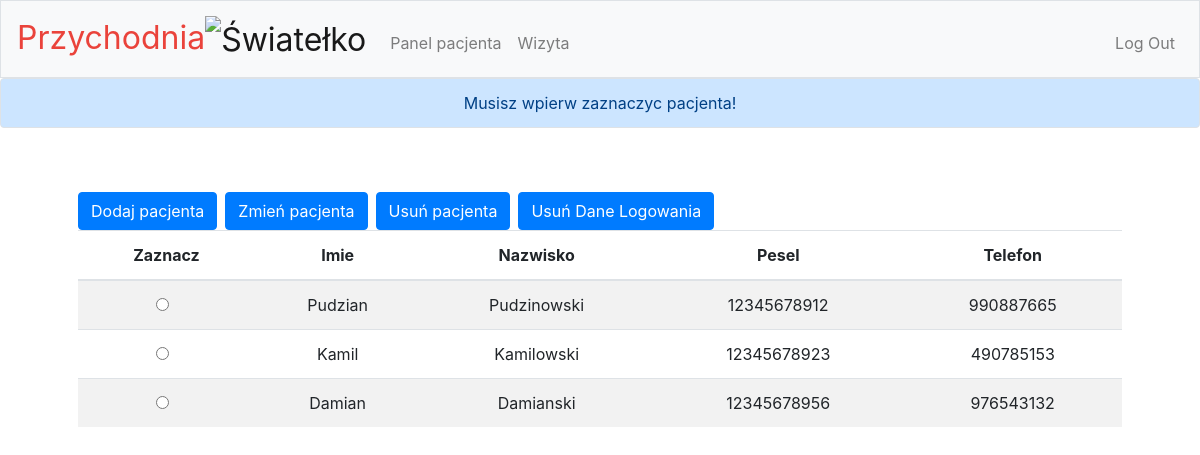
/pacjent_update (signed in), run on the app's committed database.
### tables this page shows
CREATE TABLE Pacjent(id integer PRIMARY KEY, Name TEXT, Surname TEXT, Pesel TEXT, Telefon TEXT, Users_id INTEGER NOT NULL, FOREIGN KEY (Users_id) REFERENCES Users (id));

### app.py (the view, shortened to what this page needs)
@app.route('/pacjent_update', methods=['GET', 'POST']) #TODO logowanie
@login_required
def pacjent_update():
    if request.method == "GET":
        session.pop('_flashes', None)
        global id
        id = request.args.get("id")
        if not id:
            con = sqlite3.connect("db.db")
            cur = con.cursor()
            columns = ["Imie", "Nazwisko", "Pesel", "Telefon"]
            cur.execute(
                "select id, Name, Surname, Pesel, Telefon from Pacjent")
            rows = cur.fetchall()
            flash("Musisz wpierw zaznaczyc pacjenta!")
            return render_template("pacjent.html", columns=columns, rows=rows)

### app.py (called while the page is built)
def login_required(f):
    @wraps(f)
    def decorated_function(*args, **kwargs):
        if session.get("user_id") is None:
            return redirect("/login")
        return f(*args, **kwargs)
    return decorated_function

### templates/pacjent.html (shortened to what this page needs)
{% extends "layout.html" %}
{% block main %}
    <div class="btn-toolbar" role="toolbar">
        <div class="btn-group mr-2" role="group">
        <form method="get" action="/pacjent_create">
            <button class="btn btn-primary" type="submit">Dodaj pacjenta</button>
        </form>
        </div>
        <div class="btn-group mr-2" role="group">
        <form method="get" action="/pacjent_update">
               <button name="id" value="" onclick="getValue()" id="update" class="btn btn-primary" type="submit">Zmień pacjenta</button>
        </form>
        </div>
         <div class="btn-group mr-2" role="group">
            <form method="get" action="/pacjent_delete">
               <button name="id" value="" onclick="getValue()" id="delete" class="btn btn-primary" type="submit">Usuń pacjenta</button>
        </form>
         </div>
        <div class="btn-group mr-2" role="group">
            <form method="get" action="/pacjent_deleteuser">
               <button name="id" value="" onclick="getValue()" id="deleteuser" class="btn btn-primary" type="submit">Usuń Dane Logowania</button>
        </form>
        </div>
    </div>
    <table class="table table-striped">
        <thead class>
        <tr>
            <th scope="col">Zaznacz</th>
            {% for column in columns %}
                <th scope="col">{{ column }}</th>
            {% endfor %}
        </tr>
        </thead>
        <tbody>
        {% for row in rows %}
            <tr>
                <td>
                    <div class="form-check">
                        <input type="radio" class="form-check-input zaznacz" name="check" id="{{ row[0] }}" value="{{ row[0] }}">
                    </div>
                </td>
                {% for value in row[1:] %}
                    <td>{{ value }}</td>
                {% endfor %}
            </tr>
        {% endfor %}
        </tbody>
    </table>
{% endblock %}

### static/styles.css (style rules this page uses)
.zaznacz { vertical-align: middle; }

### data on the page
Pacjent: Name "Pudzian", Surname "Pudzinowski", Pesel "12345678912", Telefon "990887665"
Pacjent: Name "Kamil", Surname "Kamilowski", Pesel "12345678923", Telefon "490785153"
Pacjent: Name "Damian", Surname "Damianski", Pesel "12345678956", Telefon "976543132"

### other printed values
{{ get_flashed_messages() | join(" ") }} "Musisz wpierw zaznaczyc pacjenta!"
{{ column }} "Imie" "Nazwisko" "Pesel" "Telefon"
